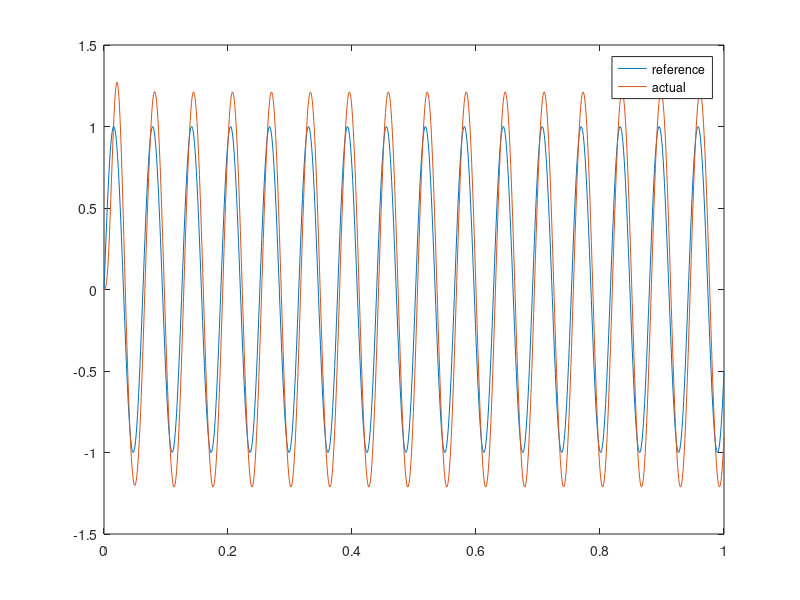
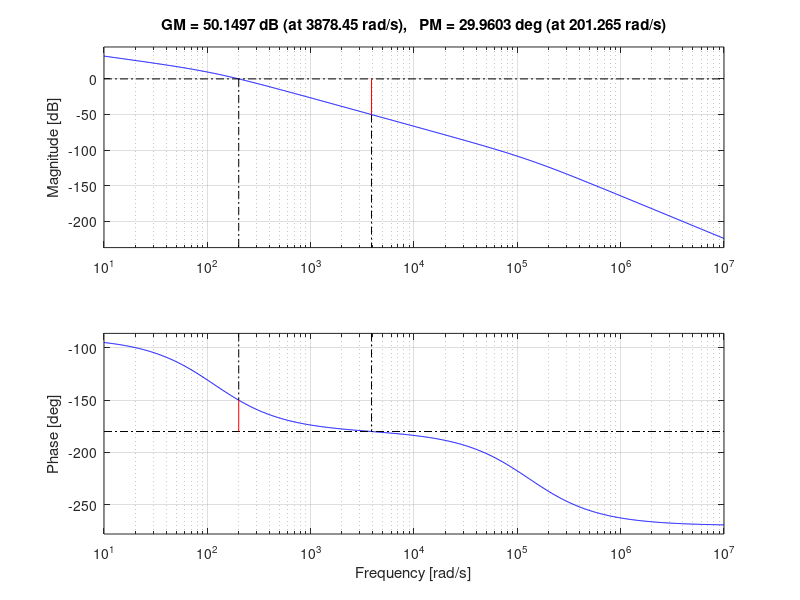

MATLAB code to generate these figures, in order:
s = tf('s');

% simulate motor speed
Rm = 37.5;
Lm = 0.29 * 10^(-3);
Jm = 0.015 * 10^(-7);
Kt = 2.63 * 10^(-3);
Ke = 0.002488;

% motor constants
Tm = (Rm*Jm)/(Ke*Kt);
Te = Lm/Rm;

% transfer function of plant of DC motor
p = tf([1], [Ke*Tm*Te, Ke*Tm, Ke]);

% transfer function of controller
cp = 1;
ci = 1/s;
cd = s;

% transfer function of feedforward block
gp = series(cp,p);
gi = series(ci,p);
gd = series(cd,p);

% transfer function of feedback system
fp = feedback(gp, 1);
fi = feedback(gi, 1);
fd = feedback(gd, 1);

% simulation settings
t = [0:0.001:1];
r1 = 1 * sin(10*t);
r2 = 1 * sin(100*t); % speed up frequency
r3 = 1 * sin(300*t);

% simulation
y1 = lsim(fi, r1, t);
y2 = lsim(fi, r2, t);
y3 = lsim(fi, r3, t);

% plot
figure(1);
plot(t, r2 ,t, y2);
legend('reference', 'actual');

% bode plot
figure(2);
bode(gi);
grid on;
margin(gi);